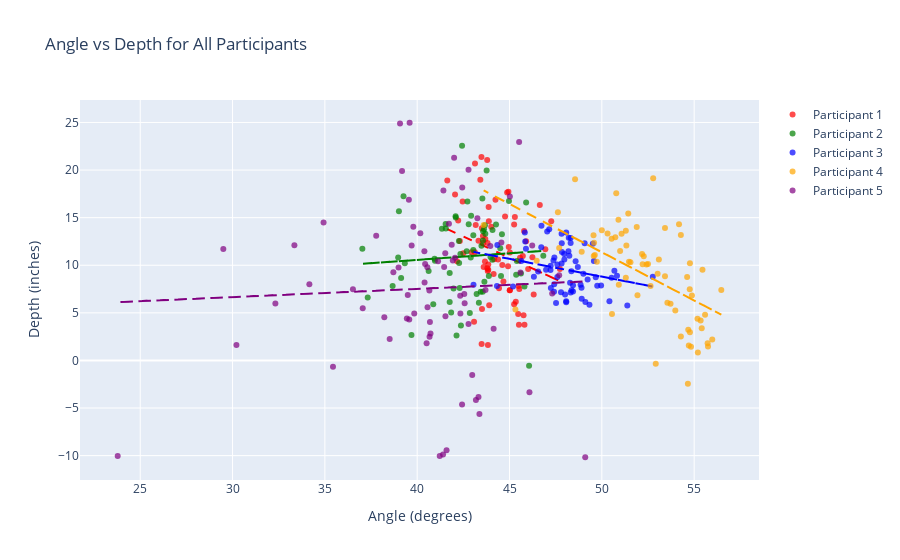

Here is the notebook cell this chart was saved with:
### Code cell
# scatterplot angle to depth for all participants

fig = go.Figure()

colors = ['red', 'green','blue', 'orange',' purple']
count = 0
for participant in participants:
    participant_df = df[df['participant_id'] == participant].reset_index(drop=True)
    fig.add_trace(go.Scatter(x=participant_df['angle'], y=participant_df['depth'],
                                mode='markers',
                                marker=dict(color=colors[count], size=6, opacity=0.7),
                                name=f'Participant {participant}'
                                ))
    # add regression
    z = np.polyfit(participant_df['angle'], participant_df['depth'], 1)
    p = np.poly1d(z)
    fig.add_trace(go.Scatter(x=participant_df['angle'], y=p(participant_df['angle']),
                                mode='lines',
                                line=dict(color=colors[count], width=2, dash='dash'),
                                showlegend=False
                                ))

    count += 1

fig.update_layout(
    title='Angle vs Depth for All Participants',
    xaxis_title='Angle (degrees)',
    yaxis_title='Depth (inches)',
)
fig.show()
